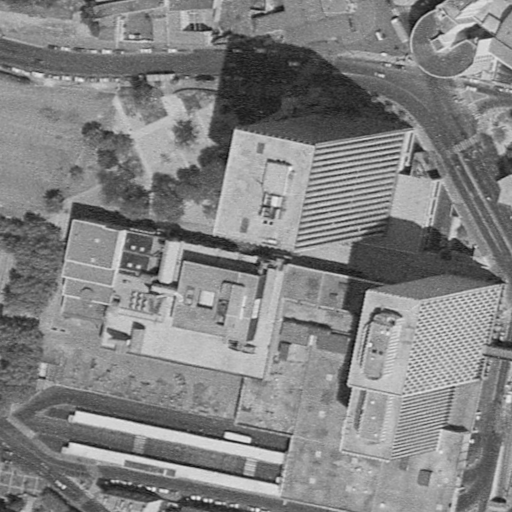
#> input picture TP3_IMA201a/tpseg/montreuil.tif, 512 x 512 px
$ python otsu.py
#> lines starting #> are read from the running program, lines starting #| are printed output that depends on the picture; after the words box and inside, x2 and y2 are one past the last pixel; in counts of white or black regions, pixels touching at a corner belong together
#!/usr/bin/env python3
# -*- coding: utf-8 -*-
"""
Created on Wed Sep 30 15:22:20 2020

@author: mroux
"""


import matplotlib.pyplot as plt
from skimage import data
from skimage import io as skio
from skimage.filters import threshold_otsu
import numpy as np

def histogram(im):

    nl,nc=im.shape

    hist=np.zeros(256)

    for i in range(nl):
        for j in range(nc):
            hist[im[i][j]]=hist[im[i][j]]+1

    for i in range(256):
        hist[i]=hist[i]/(nc*nl)

    return(hist)


def otsu_thresh(im):

    h=histogram(im)

    m=0
    for i in range(256):
        m=m+i*h[i]

    maxt=0
    maxk=0

    for t in range(256):
        w0=0
        w1=0
        m0=0
        m1=0
        for i in range(t):
            w0=w0+h[i]
            m0=m0+i*h[i]
        if w0 > 0:
            m0=m0/w0

        for i in range(t,256):
            w1=w1+h[i]
            m1=m1+i*h[i]
        if w1 > 0:
            m1=m1/w1

        k=w0*w1*(m0-m1)*(m0-m1)

        if k > maxk:
            maxk=k
            maxt=t


    thresh=maxt

    return(thresh)


image = skio.imread('montreuil.tif')
#> image is the input picture: shape (512, 512); min 10, max 237, mean 129.6
thresh = threshold_otsu(image)
#> thresh = 123
print(thresh)
#| 123
binary = image > thresh
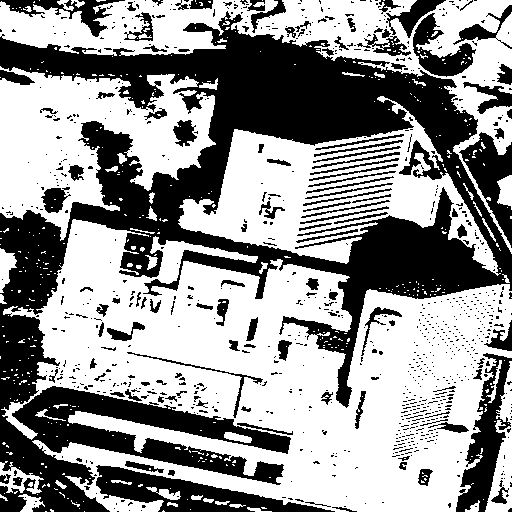
#> binary: shape (512, 512) bool; 58.3% white; 921 black regions (793 under 20 px), largest, box (x1, y1, x2, y2) and area: (0, 11, 512, 512) 78860, (96, 465, 335, 512) 4448, (456, 353, 512, 512) 3560

thresh=otsu_thresh(image)
#> after the loop in histogram, `for i in range(nl):`: hist = 256 values, max 2894 at index 148, min 0 at index 0, mean 1024
#> after the loop in histogram, `for i in range(256):`: hist = 256 values, max 0.011 at index 148, min 0 at index 0, mean 0.00391
#> in otsu_thresh, `h=histogram(im)`: h has the same summary as hist in histogram
#> the loop in otsu_thresh, `for i in range(256):` made 256 passes
#> m on passes 1 to 3: 0, 0, 0
#> after the loop in otsu_thresh, `for i in range(256):`: m = 129.6
#> after the loop in otsu_thresh, `for t in range(256):`: maxk = 1309.8; maxt = 124
#> thresh = 124
binary = image > thresh
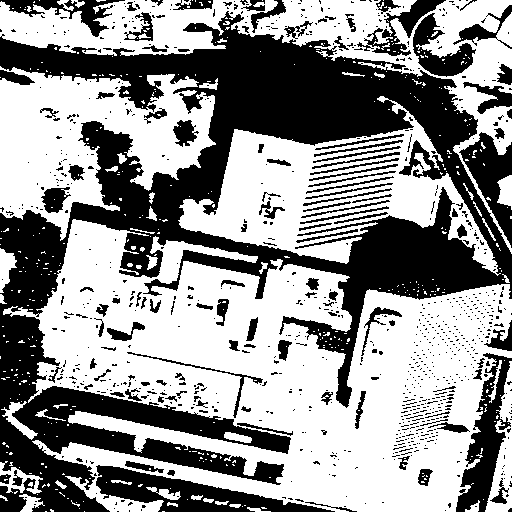
#> binary: shape (512, 512) bool; 57.7% white; 921 black regions (799 under 20 px), largest, box (x1, y1, x2, y2) and area: (0, 11, 512, 512) 79626, (96, 465, 335, 512) 4480, (456, 353, 512, 512) 3608
print(thresh)
#| 124

fig, axes = plt.subplots(ncols=3, figsize=(8, 2.5))
ax = axes.ravel()
ax[0] = plt.subplot(1, 3, 1)
ax[1] = plt.subplot(1, 3, 2)
ax[2] = plt.subplot(1, 3, 3, sharex=ax[0], sharey=ax[0])

ax[0].imshow(image, cmap=plt.cm.gray)
ax[0].set_title('Original')
ax[0].axis('off')

bins=np.max(image)-np.min(image)+1
#> bins = 228

ax[1].hist(image.ravel(), bins=bins)
ax[1].set_title('Histogram')
ax[1].axvline(thresh, color='r')

ax[2].imshow(binary, cmap=plt.cm.gray)
ax[2].set_title('Thresholded')
ax[2].axis('off')

plt.show()
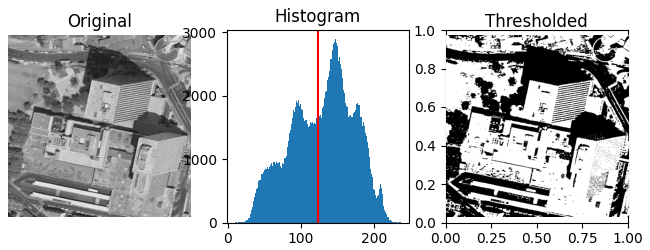
#> figure drawn by matplotlib, 3 panels; panel 2: tallest bar 2894 high, from x = 147.4 to 148.4

$ run again, with TP3_IMA201a/tpseg/aneurism.tif copied over TP3_IMA201a/tpseg/montreuil.tif
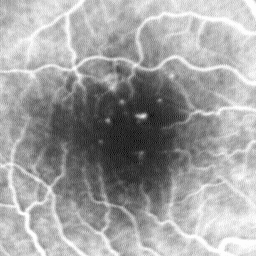
#> input picture TP3_IMA201a/tpseg/aneurism.tif, 256 x 256 px
#> image is the input picture: shape (256, 256); min 9, max 253, mean 160.9
#> `thresh = threshold_otsu(image)`: thresh = 141
#| 141
#> `binary = image > thresh`:
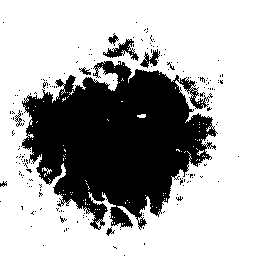
#> binary: shape (256, 256) bool; 67.6% white; 177 black regions (168 under 20 px), largest, box (x1, y1, x2, y2) and area: (21, 61, 218, 230) 20149, (103, 39, 139, 61) 283, (140, 49, 160, 68) 166
#> after the loop in histogram, `for i in range(nl):`: hist = 256 values, max 2575 at index 197, min 0 at index 0, mean 256
#> after the loop in histogram, `for i in range(256):`: hist = 256 values, max 0.0393 at index 197, min 0 at index 0, mean 0.00391
#> h has the same summary as hist in histogram
#> the loop in otsu_thresh, `for i in range(256):` made 256 passes
#> m on passes 1 to 3: 0, 0, 0
#> after the loop in otsu_thresh, `for i in range(256):`: m = 160.9
#> after the loop in otsu_thresh, `for t in range(256):`: maxk = 2405.4; maxt = 142
#| 142
#> bins = 245
#> `plt.show()`:
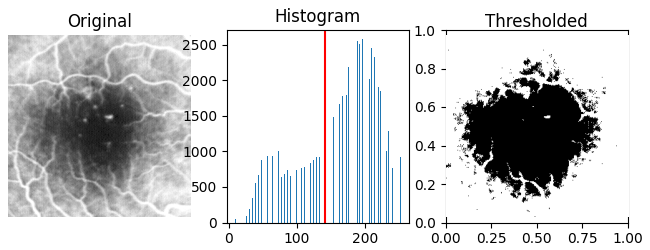
#> figure drawn by matplotlib, 3 panels; panel 2: tallest bar 2575 high, from x = 196.2 to 197.2

$ run again, with TP3_IMA201a/tpseg/carte.tif copied over TP3_IMA201a/tpseg/montreuil.tif
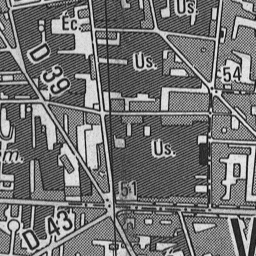
#> input picture TP3_IMA201a/tpseg/carte.tif, 256 x 256 px
#> image is the input picture: shape (256, 256); min 21, max 231, mean 116
#> `thresh = threshold_otsu(image)`: thresh = 130
#| 130
#> `binary = image > thresh`:
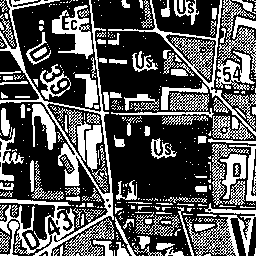
#> binary: shape (256, 256) bool; 35.1% white; 430 white regions (303 under 20 px), largest, box (x1, y1, x2, y2) and area: (0, 0, 114, 256) 3778, (108, 0, 256, 136) 1374, (216, 0, 256, 90) 1332
#> after the loop in histogram, `for i in range(nl):`: hist = 256 values, max 3040 at index 68, min 0 at index 0, mean 256
#> after the loop in histogram, `for i in range(256):`: hist = 256 values, max 0.0464 at index 68, min 0 at index 0, mean 0.00391
#> h has the same summary as hist in histogram
#> the loop in otsu_thresh, `for i in range(256):` made 256 passes
#> m on passes 1 to 3: 0, 0, 0
#> after the loop in otsu_thresh, `for i in range(256):`: m = 116
#> after the loop in otsu_thresh, `for t in range(256):`: maxk = 2239.9; maxt = 131
#| 131
#> bins = 211
#> `plt.show()`:
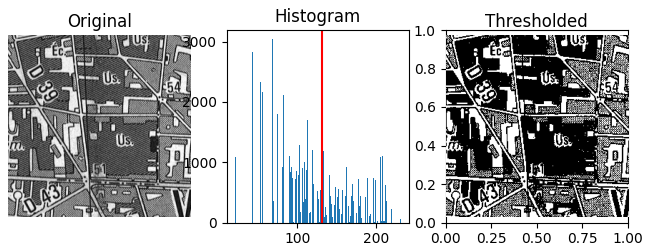
#> figure drawn by matplotlib, 3 panels; panel 2: tallest bar 3040 high, from x = 67.78 to 68.77
